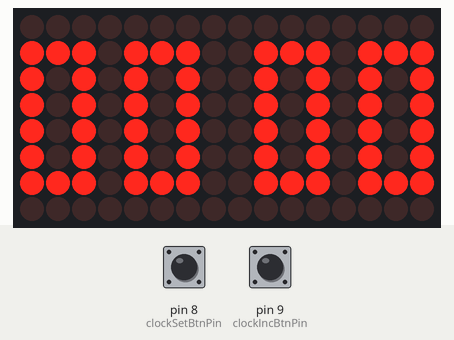
The sketch below on a simulated Arduino Uno, built with avr-gcc and run on an emulated ATmega328P. Parts: 16×8 LED matrix. Inputs (shaded band) come from the test bench; at power-on: pin 8 (clockSetBtnPin) LOW, pin 9 (clockIncBtnPin) LOW.

Above: at 1.4 s.
1.5 s: pin 8 (clockSetBtnPin) pulled HIGH for 1 s
At 1.89 s:
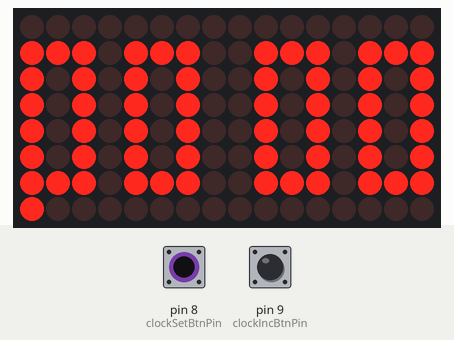
4.0 s: pin 9 (clockIncBtnPin) pulled HIGH for 3.2 s
At 7.5 s:
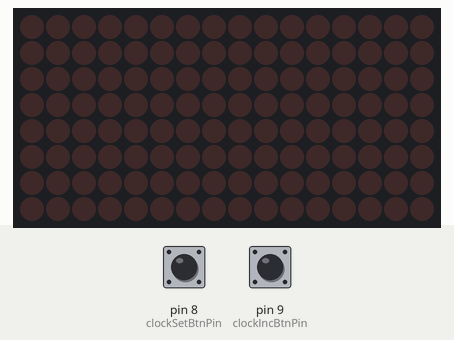
8.7 s: pin 9 (clockIncBtnPin) pulled HIGH for 0.4 s
At 9.8 s:
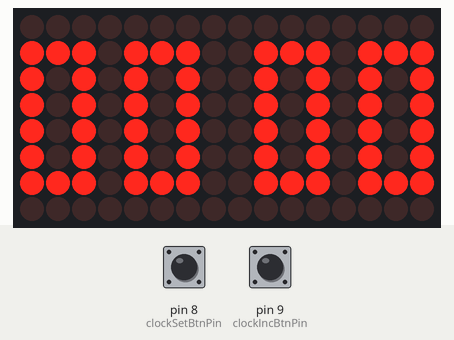
10.6 s: pin 9 (clockIncBtnPin) pulled HIGH for 1 s
At 11.8 s:
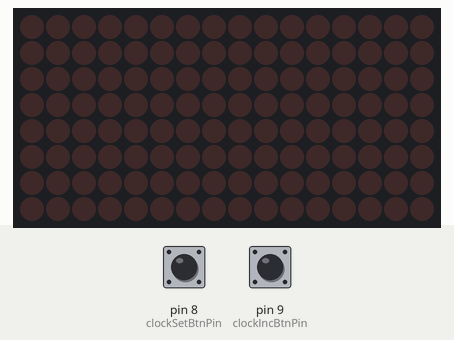
13.1 s: pin 8 (clockSetBtnPin) driven HIGH and pin 9 (clockIncBtnPin) driven HIGH
At 13.9 s:
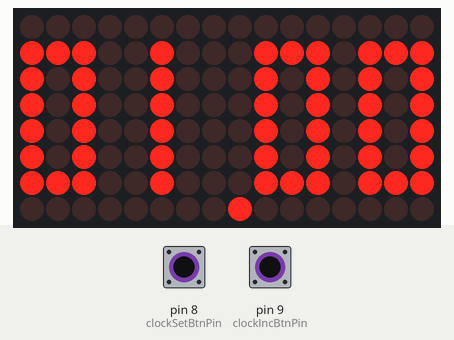
19.0 s: pin 8 (clockSetBtnPin) driven LOW
At 19.39 s:
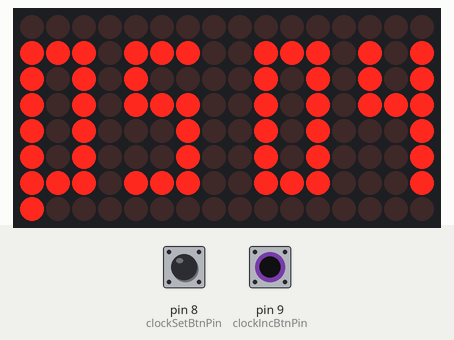
Timing chart, 0 to 22.0 s (numbered marks = the images above; inputs shaded):
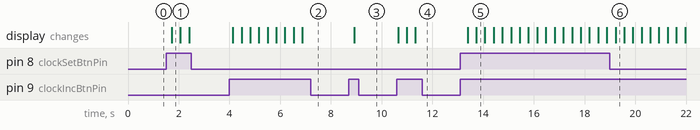

The sketch:

finalClock.ino
```cpp
#include <SPI.h>
#include <Adafruit_GFX.h>
#include <Max72xxPanel.h>
#include <Time.h>

const int clockSetBtnPin = 8;
const int clockIncBtnPin = 9;

/* DISPLAY */
int pinCS = 10; // Attach CS to this pin, DIN to MOSI and CLK to SCK (cf http://arduino.cc/en/Reference/SPI )
int numberOfHorizontalDisplays = 2;
int numberOfVerticalDisplays = 1;

Max72xxPanel matrix = Max72xxPanel(pinCS, numberOfHorizontalDisplays, numberOfVerticalDisplays);

/* CLOCK EDITOR */
int clockSetBtnPinState = 0;
int clockIncBtnPinState= 0;
int setModePosition = 0; // 0 doing nothing, 1 changing hours, 2 changing minutes
int internalHour = 0;
int internalMinute = 0;
boolean lightsOn = true;
int pushDelay = 340;


/* -------  DIGITS -------  */
byte zero [] = {
    0,0,0,0,
    0,1,1,1,
    0,1,0,1,
    0,1,0,1,
    0,1,0,1,
    0,1,0,1,
    0,1,1,1,
    0,0,0,0,
};

byte one [] = {
    0,0,0,0,
    0,0,1,0,
    0,0,1,0,
    0,0,1,0,
    0,0,1,0,
    0,0,1,0,
    0,0,1,0,
    0,0,0,0,
};

byte two [] = {
    0,0,0,0,
    0,1,1,1,
    0,0,0,1,
    0,0,0,1,
    0,1,1,1,
    0,1,0,0,
    0,1,1,1,
    0,0,0,0,
};

byte three [] = {
    0,0,0,0,
    0,1,1,1,
    0,0,0,1,
    0,0,1,1,
    0,0,0,1,
    0,0,0,1,
    0,1,1,1,
    0,0,0,0,
};

byte four [] = {
    0,0,0,0,
    0,1,0,1,
    0,1,0,1,
    0,1,1,1,
    0,0,0,1,
    0,0,0,1,
    0,0,0,1,
    0,0,0,0,
};

byte five [] = {
    0,0,0,0,
    0,1,1,1,
    0,1,0,0,
    0,1,1,1,
    0,0,0,1,
    0,0,0,1,
    0,1,1,1,
    0,0,0,0,
};

byte six [] = {
    0,0,0,0,
    0,1,1,1,
    0,1,0,0,
    0,1,1,1,
    0,1,0,1,
    0,1,0,1,
    0,1,1,1,
    0,0,0,0,
};

byte seven [] = {
    0,0,0,0,
    0,1,1,1,
    0,0,0,1,
    0,0,0,1,
    0,0,0,1,
    0,0,0,1,
    0,0,0,1,
    0,0,0,0,
};

byte eight [] = {
    0,0,0,0,
    0,1,1,1,
    0,1,0,1,
    0,1,1,1,
    0,1,0,1,
    0,1,0,1,
    0,1,1,1,
    0,0,0,0,
};

byte nine [] = {
    0,0,0,0,
    0,1,1,1,
    0,1,0,1,
    0,1,1,1,
    0,0,0,1,
    0,0,0,1,
    0,0,0,1,
    0,0,0,0,
};

/* ------- DIGITS END -------  */


void drawNumberArray(byte number [], int offset) {
    for ( int y = 0; y < 8; y++ ) {
        for ( int x = 0; x < 4; x++ ) {
            if (number[x+(y*4)] && (offset+x) >= 0 ) {
                matrix.drawPixel(offset+x, y, HIGH);
            }
        }
    }
}


void drawNumber(byte number, int offset) {
    switch(number) {
        case 0:
            drawNumberArray(zero, offset);
            break;
        case 1:
            drawNumberArray(one, offset);
            break;
        case 2:
            drawNumberArray(two, offset);
            break;
        case 3:
            drawNumberArray(three, offset);
            break;
        case 4:
            drawNumberArray(four, offset);
            break;
        case 5:
            drawNumberArray(five, offset);
            break;
        case 6:
            drawNumberArray(six, offset);
            break;
        case 7:
            drawNumberArray(seven, offset);
            break;
        case 8:
            drawNumberArray(eight, offset);
            break;
        case 9:
            drawNumberArray(nine, offset);
            break;
    }
}

void drawDisplay(int a, int b, int c, int d) {
    drawNumber(a, -1);
    drawNumber(b, 3);
    drawNumber(c, 8);
    drawNumber(d, 12);
}

void drawTime(int hour, int minute) {
    drawNumber(hour/10, -1);
    drawNumber(hour%10, 3);
    drawNumber(minute/10, 8);
    drawNumber(minute%10, 12);
}


void setup() {
    matrix.setIntensity(0); // Use a value between 0 and 15 for brightness

    // Adjust to your own needs
    matrix.setPosition(0, 1, 0); // The first display is at <1, 0>
    matrix.setPosition(1, 0, 0); // The second display is at <0, 0>
    matrix.setRotation(0, 3);    // The first display is position upside down
    matrix.setRotation(1, 3);    // The same hold for the last display

    // put your setup code here, to run once:
    pinMode(clockSetBtnPinState, INPUT);
    pinMode(clockIncBtnPinState, INPUT);
}

void loop() {
    clockIncBtnPinState = digitalRead(clockIncBtnPin);
    clockSetBtnPinState = digitalRead(clockSetBtnPin);

    if (clockIncBtnPinState == HIGH) {
        if (setModePosition == 0) {
            lightsOn = !lightsOn;
        }
        else if (setModePosition == 1) {
            internalHour = (internalHour + 1) % 24;
        }
        else if (setModePosition == 2) {
            internalMinute = (internalMinute +1) % 60;
        }
    }

    if (clockSetBtnPinState == HIGH && lightsOn) {
        //allow changing time only when display is light on
        setModePosition = (setModePosition + 1) % 3; // 0, 1 or 2
        if (setModePosition == 0) {
            // ended setting time , update internal clock, for the final time
            setTime(internalHour, internalMinute, 0, 0, 0, 0);
        }
        else if (setModePosition == 1) {
            // update initial values for editor
            internalHour = hour();
            internalMinute = minute();
        }
    }

    /* DRAW LOOP */

    matrix.fillScreen(LOW);

    if (lightsOn) {
        if (setModePosition == 1) {
            matrix.drawPixel(0, 7, HIGH);
        }
        if (setModePosition == 2) {
            matrix.drawPixel(8, 7, HIGH);
        }

        if (setModePosition == 0) {
            drawTime(hour(), minute());
        } else {
            drawTime(internalHour, internalMinute);
        }
    }

    matrix.write();

    delay(pushDelay);
}
```

Measured:
- after the input at 1.5 s, the display: changes after 0.23 s (image 1)
- after the input at 4.0 s, the display: changes after 0.13 s (image 2)
- after the input at 8.7 s, the display: changes after 0.23 s (image 3)
- after the input at 10.6 s, the display: changes after 0.05 s (image 4)
- after the input at 13.1 s, the display: first changes after 0.29 s (image 5 shows a later state)
- after the input at 19.0 s, the display: changes after 0.22 s (image 6)
